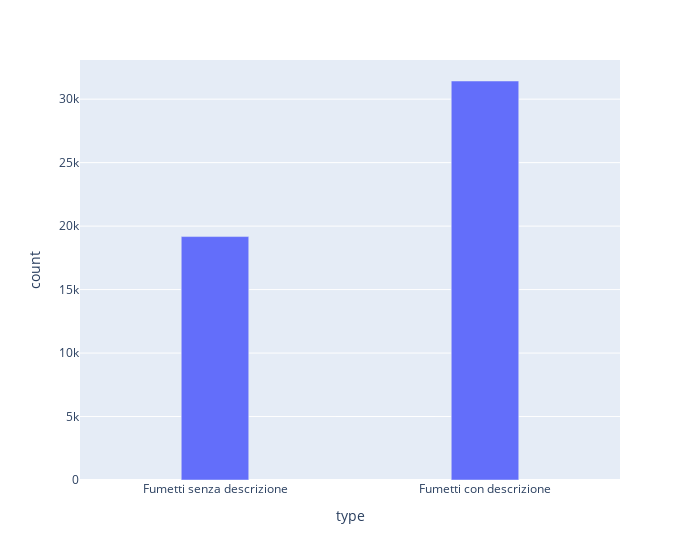

The cell this chart's notebook holds for it:
### Markdown cell above
# Analisi fumetti

Analisi descrizioni fumetti

### Code cell
from neo4j import GraphDatabase
db_host = "bolt://localhost:7687"
password = "1234qwer"
driver = GraphDatabase.driver(db_host, auth=("neo4j", password))
with driver.session() as session:
  try:
    comics = session.run("MATCH (n:comic) WHERE n.comic_description = 'nan' WITH count(n) AS numero return numero").single()[0]
    
    total = session.run("MATCH (n:comic) WITH count(n) as totale RETURN totale").single()[0]
    # print("Ci sono %s fumetti senza descrizione su %s fumetti" % (comics, total))
    import plotly.express as px
    import pandas as pd
    dataframe = pd.DataFrame([["Fumetti senza descrizione", comics], [
                             "Fumetti con descrizione", total - comics]], columns=["type", "count"])
    dataframe.head()
    fig = px.bar(dataframe, x='type', y='count', width=700)
    fig.update_traces(width = 0.25)
    fig.show()
  except Exception as e:
    print(e)

### Figure 1 — Plotly figure (JSON) as saved in the notebook; plotly's stock layout.template omitted (floating-point values rounded to 4 significant figures)
{"data": [{"alignmentgroup": "True", "hovertemplate": "type=%{x}<br>count=%{y}<extra></extra>", "legendgroup": "", "marker": {"color": "#636efa", "pattern": {"shape": ""}}, "name": "", "offsetgroup": "", "orientation": "v", "showlegend": false, "textposition": "auto", "type": "bar", "width": 0.25, "x": ["Fumetti senza descrizione", "Fumetti con descrizione"], "xaxis": "x", "y": [19176, 31431], "yaxis": "y"}], "layout": {"barmode": "relative", "legend": {"tracegroupgap": 0}, "margin": {"t": 60}, "width": 700, "xaxis": {"anchor": "y", "domain": [0, 1], "title": {"text": "type"}}, "yaxis": {"anchor": "x", "domain": [0, 1], "title": {"text": "count"}}}}
